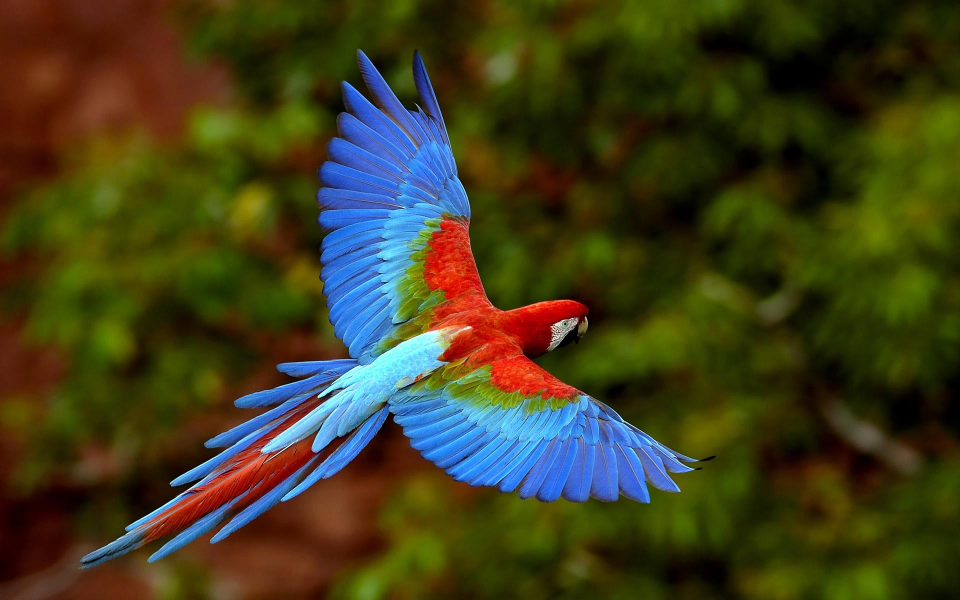
#> input picture MyPythonTutorials/Ileri_Seviye_Modüller/Pillow_Modulu/kuş.jpg, 1920 x 1200 px (shown at 1/2 size)
$ python pillow_modulu.py
#> lines starting #> are read from the running program, lines starting #| are printed output that depends on the picture
from PIL import Image, ImageFilter

# 1. Görseli açma
image = Image.open("kuş.jpg")  # "kus.jpg" isimli görseli açıyoruz.
#> image is the input picture: PIL image 1920x1200 RGB; mean R, G, B 64, 61.5, 28.9

# 2. Görselin boyutlarını öğrenme
print("Orijinal Boyutlar:", image.size)  # Görselin boyutlarını yazdırıyoruz
#| Orijinal Boyutlar: (1920, 1200)


# 3. Görseli yeniden boyutlandırma
resized_image = image.resize((800, 600))  # Görseli 800x600 boyutlarında yeniden boyutlandırıyoruz.
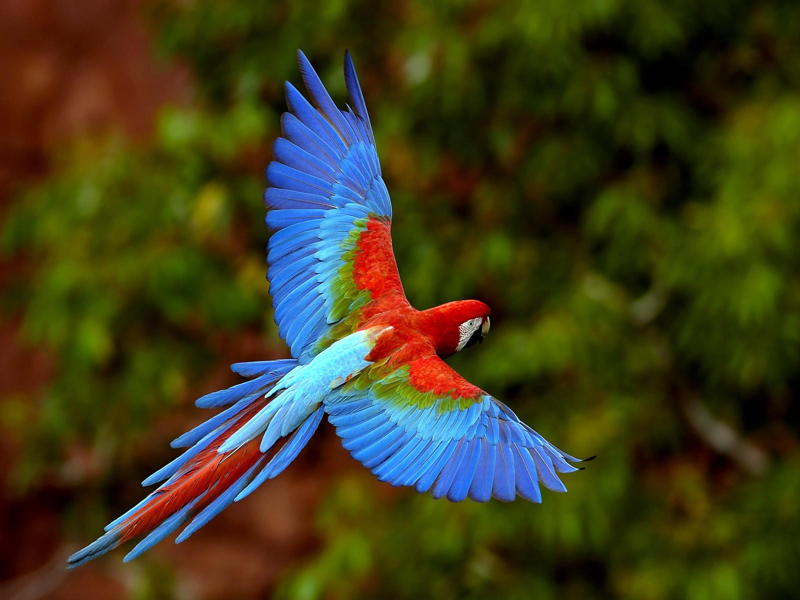
#> resized_image: PIL image 800x600 RGB; mean R, G, B 64, 61.5, 28.9
resized_image.show()  # Yeniden boyutlandırılmış görseli gösteriyoruz.
resized_image.save("kus_resized.jpg")  # Görseli 'resized' olarak kaydediyoruz.

a = image.filter(ImageFilter.GaussianBlur(10))
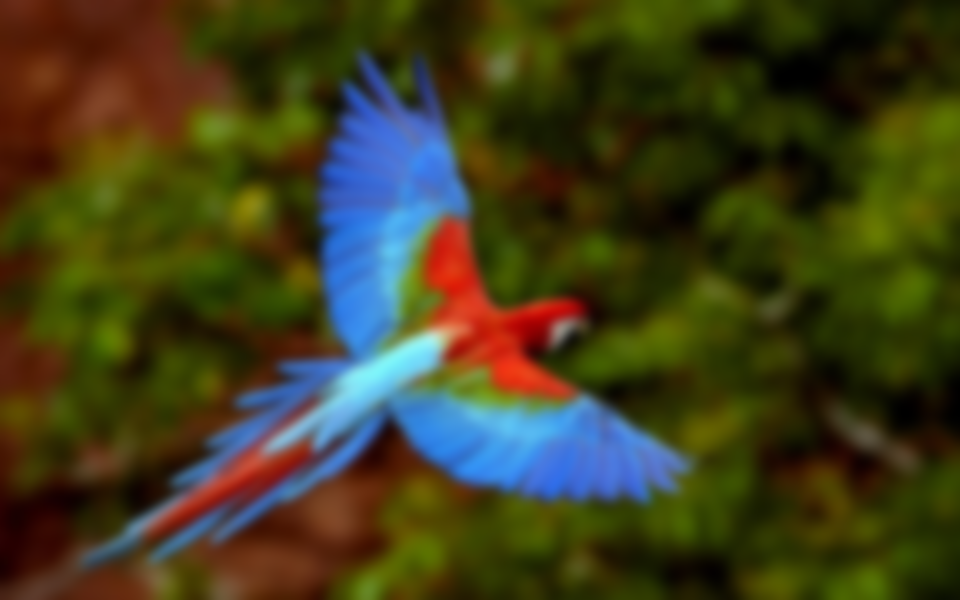
#> a: PIL image 1920x1200 RGB (shown at 1/2 size); mean R, G, B 64, 61.5, 28.9
a.show()
a.save("kus_blurred.jpg")

# 4. Görseli kırpma
cropped_image = image.crop((100, 100, 400, 400))  # (sol, üst, sağ, alt) şeklinde koordinatlar vererek kırpıyoruz.
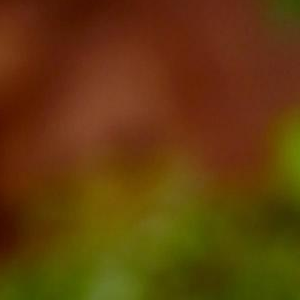
#> cropped_image: PIL image 300x300 RGB; mean R, G, B 97.4, 60.4, 11.3
cropped_image.show()  # Kırpılmış görseli gösteriyoruz.
cropped_image.save("kus_cropped.jpg")  # Görseli 'cropped' olarak kaydediyoruz.

# 5. Görseli gri tonlara dönüştürme
gray_image = image.convert("L")  # Görseli gri tonlara dönüştürüyoruz.
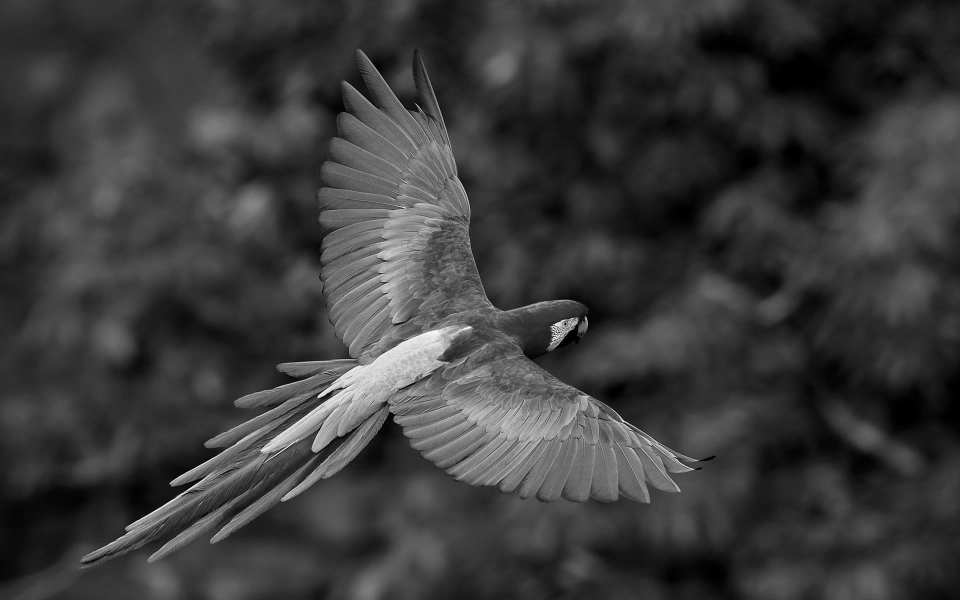
#> gray_image: PIL image 1920x1200 L (shown at 1/2 size); min 0, max 254, mean 58.5
gray_image.show()  # Gri tonlardaki görseli gösteriyoruz.
gray_image.save("kus_grayscale.jpg")  # Görseli 'grayscale' olarak kaydediyoruz.
"""
# 6. Görseli döndürme
rotated_image = image.rotate(90)  # Görseli 90 derece döndürüyoruz.
rotated_image.show()  # Döndürülmüş görseli gösteriyoruz.
rotated_image.save("kus_rotated_90.jpg")  # Görseli 'rotated_90' olarak kaydediyoruz.

# 7. Görsele bulanıklaştırma filtresi ekleme
blurred_image = image.filter(ImageFilter.BLUR)  # Görsele bulanıklaştırma filtresi uyguluyoruz.
blurred_image.show()  # Bulanıklaştırılmış görseli gösteriyoruz.
blurred_image.save("kus_blurred.jpg")  # Görseli 'blurred' olarak kaydediyoruz.

# 8. Görselin renk modunu değiştirme (örneğin RGB'ye dönüştürme)
rgb_image = image.convert("RGB")  # Görseli RGB moduna dönüştürüyoruz.
rgb_image.show()  # RGB modundaki görseli gösteriyoruz.
rgb_image.save("kus_rgb.jpg")  # Görseli 'rgb' olarak kaydediyoruz.
"""

$ run again, with MyPythonTutorials/Ileri_Seviye_Modüller/Pillow_Modulu/atatürk.jpg copied over MyPythonTutorials/Ileri_Seviye_Modüller/Pillow_Modulu/kuş.jpg
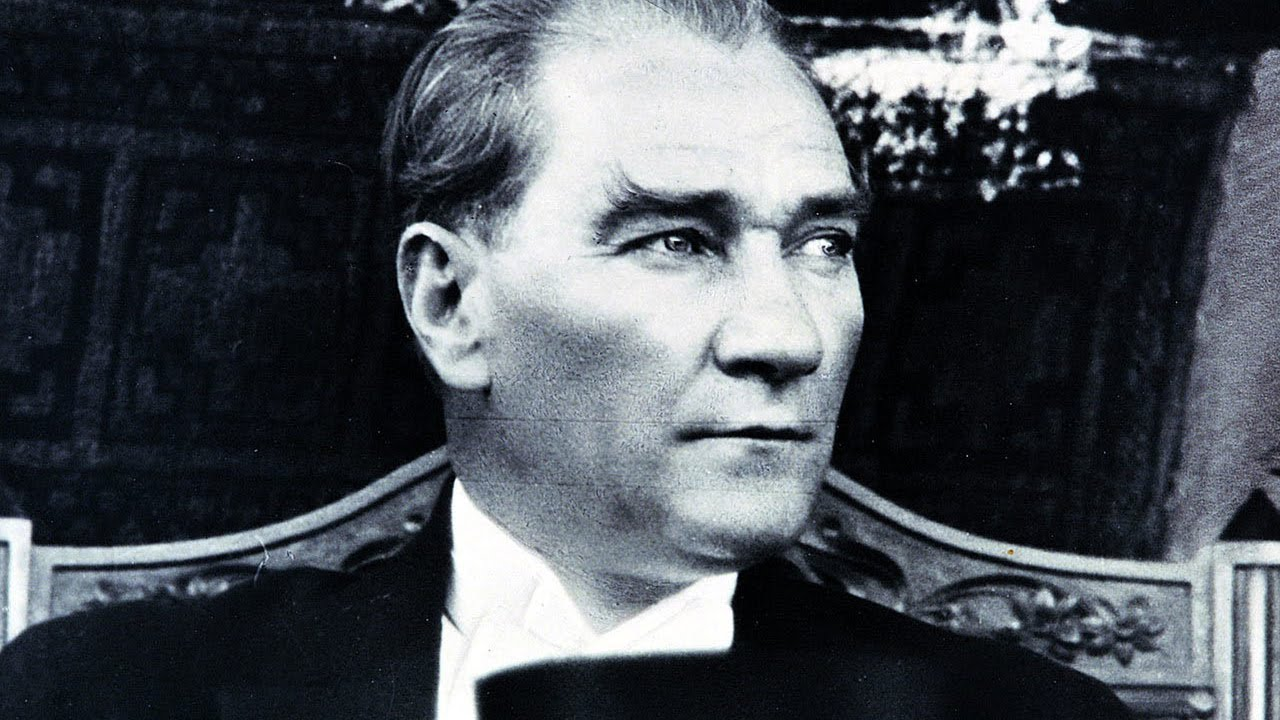
#> input picture MyPythonTutorials/Ileri_Seviye_Modüller/Pillow_Modulu/atatürk.jpg, 1280 x 720 px
#> image is the input picture: PIL image 1280x720 RGB; mean R, G, B 73.9, 78.9, 85.5
#| Orijinal Boyutlar: (1280, 720)
#> `resized_image = image.resize((800, 600))`:
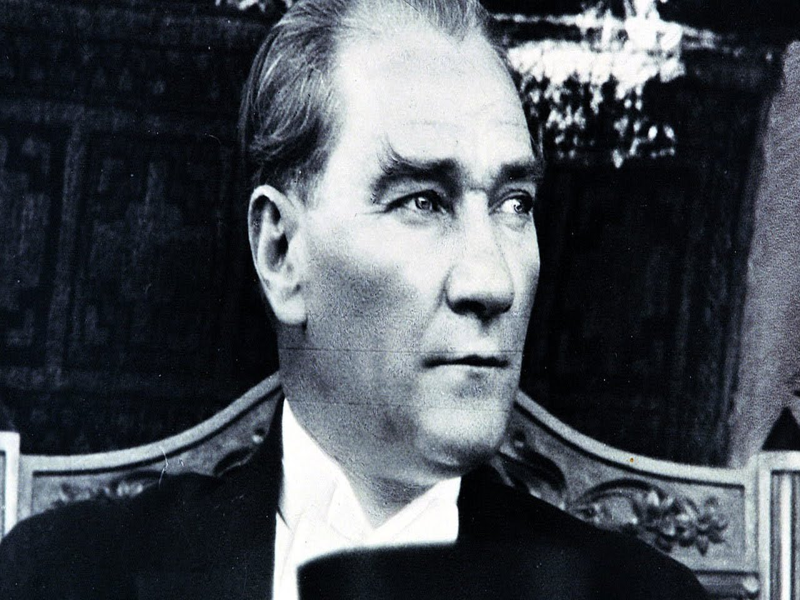
#> resized_image: PIL image 800x600 RGB; mean R, G, B 73.9, 78.9, 85.5
#> `cropped_image = image.crop((100, 100, 400, 400))`:
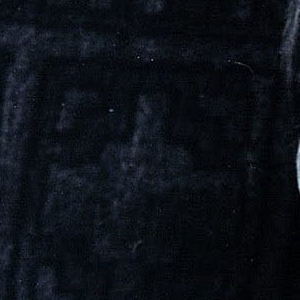
#> cropped_image: PIL image 300x300 RGB; mean R, G, B 12, 16.1, 23
